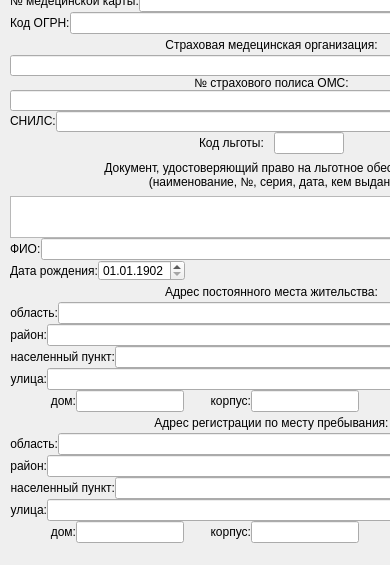
       <widget class="QWidget" name="pageProfile">
        <property name="sizePolicy">
         <sizepolicy hsizetype="Fixed" vsizetype="Fixed">
          <horstretch>0</horstretch>
          <verstretch>0</verstretch>
         </sizepolicy>
        </property>
        <property name="maximumSize">
         <size>
          <width>390</width>
          <height>16777215</height>
         </size>
        </property>
        <widget class="QWidget" name="layoutWidget_2">
         <property name="geometry">
          <rect>
           <x>10</x>
           <y>-10</y>
           <width>523</width>
           <height>556</height>
          </rect>
         </property>
         <layout class="QVBoxLayout" name="verticalLayoutProfile">
          <property name="spacing">
           <number>0</number>
          </property>
          <item>
           <layout class="QHBoxLayout" name="horizontalLayoutMedCardID">
            <item>
             <widget class="QLabel" name="label_15">
              <property name="sizePolicy">
               <sizepolicy hsizetype="Preferred" vsizetype="Fixed">
                <horstretch>0</horstretch>
                <verstretch>21</verstretch>
               </sizepolicy>
              </property>
              <property name="text">
               <string>№ медецинской карты:</string>
              </property>
             </widget>
            </item>
            <item>
             <widget class="QLineEdit" name="lineMedCardID">
              <property name="sizePolicy">
               <sizepolicy hsizetype="Expanding" vsizetype="Fixed">
                <horstretch>0</horstretch>
                <verstretch>21</verstretch>
               </sizepolicy>
              </property>
             </widget>
            </item>
           </layout>
          </item>
          <item>
           <layout class="QHBoxLayout" name="horizontalLayoutPSRN">
            <item>
             <widget class="QLabel" name="label_4">
              <property name="sizePolicy">
               <sizepolicy hsizetype="Preferred" vsizetype="Fixed">
                <horstretch>0</horstretch>
                <verstretch>21</verstretch>
               </sizepolicy>
              </property>
              <property name="text">
               <string>Код ОГРН:</string>
              </property>
             </widget>
            </item>
            <item>
             <widget class="QLineEdit" name="linePSRN">
              <property name="sizePolicy">
               <sizepolicy hsizetype="Expanding" vsizetype="Fixed">
                <horstretch>0</horstretch>
                <verstretch>21</verstretch>
               </sizepolicy>
              </property>
             </widget>
            </item>
           </layout>
          </item>
          <item>
           <layout class="QVBoxLayout" name="verticalLayoutMedIns">
            <property name="spacing">
             <number>0</number>
            </property>
            <item>
             <widget class="QLabel" name="label_14">
              <property name="sizePolicy">
               <sizepolicy hsizetype="Preferred" vsizetype="Fixed">
                <horstretch>0</horstretch>
                <verstretch>21</verstretch>
               </sizepolicy>
              </property>
              <property name="maximumSize">
               <size>
                <width>16777215</width>
                <height>21</height>
               </size>
              </property>
              <property name="text">
               <string>Страховая медецинская организация:</string>
              </property>
              <property name="alignment">
               <set>Qt::AlignCenter</set>
              </property>
             </widget>
            </item>
            <item>
             <widget class="QLineEdit" name="lineMedComID">
              <property name="sizePolicy">
               <sizepolicy hsizetype="Expanding" vsizetype="Fixed">
                <horstretch>0</horstretch>
                <verstretch>21</verstretch>
               </sizepolicy>
              </property>
              <property name="maximumSize">
               <size>
                <width>16777215</width>
                <height>21</height>
               </size>
              </property>
             </widget>
            </item>
            <item>
             <widget class="QLabel" name="label_16">
              <property name="sizePolicy">
               <sizepolicy hsizetype="Preferred" vsizetype="Fixed">
                <horstretch>0</horstretch>
                <verstretch>21</verstretch>
               </sizepolicy>
              </property>
              <property name="text">
               <string>№ страхового полиса ОМС:</string>
              </property>
              <property name="alignment">
               <set>Qt::AlignCenter</set>
              </property>
             </widget>
            </item>
            <item>
             <widget class="QLineEdit" name="lineMedValID">
              <property name="sizePolicy">
               <sizepolicy hsizetype="Expanding" vsizetype="Fixed">
                <horstretch>0</horstretch>
                <verstretch>21</verstretch>
               </sizepolicy>
              </property>
              <property name="maximumSize">
               <size>
                <width>16777215</width>
                <height>21</height>
               </size>
              </property>
             </widget>
            </item>
           </layout>
          </item>
          <item>
           <layout class="QHBoxLayout" name="horizontalLayoutSnils">
            <property name="spacing">
             <number>0</number>
            </property>
            <item>
             <widget class="QLabel" name="label_12">
              <property name="sizePolicy">
               <sizepolicy hsizetype="Preferred" vsizetype="Fixed">
                <horstretch>0</horstretch>
                <verstretch>21</verstretch>
               </sizepolicy>
              </property>
              <property name="text">
               <string>СНИЛС:</string>
              </property>
             </widget>
            </item>
            <item>
             <widget class="QLineEdit" name="lineSnilsID">
              <property name="sizePolicy">
               <sizepolicy hsizetype="Expanding" vsizetype="Fixed">
                <horstretch>0</horstretch>
                <verstretch>21</verstretch>
               </sizepolicy>
              </property>
              <property name="maximumSize">
               <size>
                <width>16777215</width>
                <height>21</height>
               </size>
              </property>
             </widget>
            </item>
           </layout>
          </item>
          <item>
           <layout class="QHBoxLayout" name="horizontalLayoutPSRN_2">
            <item>
             <widget class="QFrame" name="frame_3">
              <property name="sizePolicy">
               <sizepolicy hsizetype="Preferred" vsizetype="Fixed">
                <horstretch>0</horstretch>
                <verstretch>21</verstretch>
               </sizepolicy>
              </property>
              <property name="frameShape">
               <enum>QFrame::StyledPanel</enum>
              </property>
              <property name="frameShadow">
               <enum>QFrame::Raised</enum>
              </property>
             </widget>
            </item>
            <item>
             <widget class="QLabel" name="label_6">
              <property name="sizePolicy">
               <sizepolicy hsizetype="Expanding" vsizetype="Fixed">
                <horstretch>41</horstretch>
                <verstretch>21</verstretch>
               </sizepolicy>
              </property>
              <property name="maximumSize">
               <size>
                <width>75</width>
                <height>16777215</height>
               </size>
              </property>
              <property name="text">
               <string>Код льготы:</string>
              </property>
             </widget>
            </item>
            <item>
             <widget class="QLineEdit" name="lineSale">
              <property name="sizePolicy">
               <sizepolicy hsizetype="Minimum" vsizetype="Fixed">
                <horstretch>65</horstretch>
                <verstretch>21</verstretch>
               </sizepolicy>
              </property>
              <property name="maximumSize">
               <size>
                <width>70</width>
                <height>16777215</height>
               </size>
              </property>
             </widget>
            </item>
            <item>
             <widget class="QFrame" name="frame">
              <property name="sizePolicy">
               <sizepolicy hsizetype="Preferred" vsizetype="Fixed">
                <horstretch>0</horstretch>
                <verstretch>21</verstretch>
               </sizepolicy>
              </property>
              <property name="frameShape">
               <enum>QFrame::StyledPanel</enum>
              </property>
              <property name="frameShadow">
               <enum>QFrame::Raised</enum>
              </property>
             </widget>
            </item>
           </layout>
          </item>
          <item>
           <widget class="QLabel" name="label_13">
            <property name="maximumSize">
             <size>
              <width>16777215</width>
              <height>42</height>
             </size>
            </property>
            <property name="text">
             <string>Документ, удостоверяющий право на льготное обеспечение
(наименование, №, серия, дата, кем выдан)</string>
            </property>
            <property name="alignment">
             <set>Qt::AlignCenter</set>
            </property>
           </widget>
          </item>
          <item>
           <widget class="QTextEdit" name="textSale">
            <property name="sizePolicy">
             <sizepolicy hsizetype="Expanding" vsizetype="Fixed">
              <horstretch>0</horstretch>
              <verstretch>42</verstretch>
             </sizepolicy>
            </property>
            <property name="maximumSize">
             <size>
              <width>16777215</width>
              <height>42</height>
             </size>
            </property>
           </widget>
          </item>
          <item>
           <layout class="QHBoxLayout" name="horizontalLayoutName">
            <item>
             <widget class="QLabel" name="label">
              <property name="sizePolicy">
               <sizepolicy hsizetype="Preferred" vsizetype="Fixed">
                <horstretch>0</horstretch>
                <verstretch>21</verstretch>
               </sizepolicy>
              </property>
              <property name="text">
               <string>ФИО:</string>
              </property>
             </widget>
            </item>
            <item>
             <widget class="QLineEdit" name="lineName">
              <property name="sizePolicy">
               <sizepolicy hsizetype="Expanding" vsizetype="Fixed">
                <horstretch>0</horstretch>
                <verstretch>21</verstretch>
               </sizepolicy>
              </property>
             </widget>
            </item>
           </layout>
          </item>
          <item>
           <layout class="QHBoxLayout" name="horizontalLayoutBth">
            <item>
             <widget class="QLabel" name="label_3">
              <property name="sizePolicy">
               <sizepolicy hsizetype="Preferred" vsizetype="Fixed">
                <horstretch>0</horstretch>
                <verstretch>21</verstretch>
               </sizepolicy>
              </property>
              <property name="maximumSize">
               <size>
                <width>16777215</width>
                <height>21</height>
               </size>
              </property>
              <property name="text">
               <string>Дата рождения:</string>
              </property>
             </widget>
            </item>
            <item>
             <widget class="QDateEdit" name="dateBth">
              <property name="sizePolicy">
               <sizepolicy hsizetype="Minimum" vsizetype="Fixed">
                <horstretch>0</horstretch>
                <verstretch>21</verstretch>
               </sizepolicy>
              </property>
              <property name="maximumSize">
               <size>
                <width>16777215</width>
                <height>21</height>
               </size>
              </property>
              <property name="dateTime">
               <datetime>
                <hour>0</hour>
                <minute>0</minute>
                <second>0</second>
                <year>1902</year>
                <month>1</month>
                <day>1</day>
               </datetime>
              </property>
              <property name="minimumDate">
               <date>
                <year>1800</year>
                <month>9</month>
                <day>1</day>
               </date>
              </property>
              <property name="displayFormat">
               <string>dd.MM.yyyy</string>
              </property>
             </widget>
            </item>
            <item>
             <spacer name="horizontalSpacer">
              <property name="orientation">
               <enum>Qt::Horizontal</enum>
              </property>
              <property name="sizeHint" stdset="0">
               <size>
                <width>40</width>
                <height>20</height>
               </size>
              </property>
             </spacer>
            </item>
            <item>
             <widget class="QLabel" name="label_2">
              <property name="sizePolicy">
               <sizepolicy hsizetype="Preferred" vsizetype="Fixed">
                <horstretch>21</horstretch>
                <verstretch>21</verstretch>
               </sizepolicy>
              </property>
              <property name="maximumSize">
               <size>
                <width>30</width>
                <height>21</height>
               </size>
              </property>
              <property name="text">
               <string>Пол:</string>
              </property>
             </widget>
            </item>
            <item>
             <widget class="QRadioButton" name="radioM">
              <property name="sizePolicy">
               <sizepolicy hsizetype="Minimum" vsizetype="Fixed">
                <horstretch>0</horstretch>
                <verstretch>21</verstretch>
               </sizepolicy>
              </property>
              <property name="maximumSize">
               <size>
                <width>16777215</width>
                <height>21</height>
               </size>
              </property>
              <property name="text">
               <string>Муж</string>
              </property>
              <property name="checked">
               <bool>true</bool>
              </property>
             </widget>
            </item>
            <item>
             <widget class="QRadioButton" name="radioW">
              <property name="sizePolicy">
               <sizepolicy hsizetype="Minimum" vsizetype="Fixed">
                <horstretch>0</horstretch>
                <verstretch>21</verstretch>
               </sizepolicy>
              </property>
              <property name="maximumSize">
               <size>
                <width>16777215</width>
                <height>21</height>
               </size>
              </property>
              <property name="text">
               <string>Жен</string>
              </property>
             </widget>
            </item>
           </layout>
          </item>
          <item>
           <widget class="QLabel" name="label_10">
            <property name="maximumSize">
             <size>
              <width>16777215</width>
              <height>21</height>
             </size>
            </property>
            <property name="text">
             <string>Адрес постоянного места жительства:</string>
            </property>
            <property name="alignment">
             <set>Qt::AlignCenter</set>
            </property>
           </widget>
          </item>
          <item>
           <layout class="QHBoxLayout" name="horizontalLayout_2">
            <item>
             <widget class="QLabel" name="label_17">
              <property name="maximumSize">
               <size>
                <width>16777215</width>
                <height>21</height>
               </size>
              </property>
              <property name="text">
               <string>область:</string>
              </property>
              <property name="alignment">
               <set>Qt::AlignRight|Qt::AlignTrailing|Qt::AlignVCenter</set>
              </property>
             </widget>
            </item>
            <item>
             <widget class="QLineEdit" name="lineRegR">
              <property name="sizePolicy">
               <sizepolicy hsizetype="Expanding" vsizetype="Fixed">
                <horstretch>0</horstretch>
                <verstretch>21</verstretch>
               </sizepolicy>
              </property>
             </widget>
            </item>
           </layout>
          </item>
          <item>
           <layout class="QHBoxLayout" name="horizontalLayout_3">
            <item>
             <widget class="QLabel" name="label_19">
              <property name="maximumSize">
               <size>
                <width>16777215</width>
                <height>21</height>
               </size>
              </property>
              <property name="text">
               <string>район:</string>
              </property>
              <property name="alignment">
               <set>Qt::AlignRight|Qt::AlignTrailing|Qt::AlignVCenter</set>
              </property>
             </widget>
            </item>
            <item>
             <widget class="QLineEdit" name="lineDistrR">
              <property name="sizePolicy">
               <sizepolicy hsizetype="Expanding" vsizetype="Fixed">
                <horstretch>0</horstretch>
                <verstretch>21</verstretch>
               </sizepolicy>
              </property>
             </widget>
            </item>
           </layout>
          </item>
          <item>
           <layout class="QHBoxLayout" name="horizontalLayout_4">
            <item>
             <widget class="QLabel" name="label_20">
              <property name="maximumSize">
               <size>
                <width>16777215</width>
                <height>21</height>
               </size>
              </property>
              <property name="text">
               <string>населенный пункт:</string>
              </property>
              <property name="alignment">
               <set>Qt::AlignRight|Qt::AlignTrailing|Qt::AlignVCenter</set>
              </property>
             </widget>
            </item>
            <item>
             <widget class="QLineEdit" name="lineLocR">
              <property name="sizePolicy">
               <sizepolicy hsizetype="Expanding" vsizetype="Fixed">
                <horstretch>0</horstretch>
                <verstretch>21</verstretch>
               </sizepolicy>
              </property>
             </widget>
            </item>
           </layout>
          </item>
          <item>
           <layout class="QHBoxLayout" name="horizontalLayout_5">
            <item>
             <widget class="QLabel" name="label_21">
              <property name="maximumSize">
               <size>
                <width>16777215</width>
                <height>21</height>
               </size>
              </property>
              <property name="text">
               <string>улица:</string>
              </property>
              <property name="alignment">
               <set>Qt::AlignRight|Qt::AlignTrailing|Qt::AlignVCenter</set>
              </property>
             </widget>
            </item>
            <item>
             <widget class="QLineEdit" name="lineStrR">
              <property name="sizePolicy">
               <sizepolicy hsizetype="Expanding" vsizetype="Fixed">
                <horstretch>0</horstretch>
                <verstretch>21</verstretch>
               </sizepolicy>
              </property>
             </widget>
            </item>
           </layout>
          </item>
          <item>
           <layout class="QHBoxLayout" name="horizontalLayout_6">
            <item>
             <widget class="QLabel" name="label_22">
              <property name="maximumSize">
               <size>
                <width>16777215</width>
                <height>21</height>
               </size>
              </property>
              <property name="text">
               <string>дом:</string>
              </property>
              <property name="alignment">
               <set>Qt::AlignRight|Qt::AlignTrailing|Qt::AlignVCenter</set>
              </property>
             </widget>
            </item>
            <item>
             <widget class="QLineEdit" name="lineHomR">
              <property name="sizePolicy">
               <sizepolicy hsizetype="Fixed" vsizetype="Fixed">
                <horstretch>25</horstretch>
                <verstretch>21</verstretch>
               </sizepolicy>
              </property>
             </widget>
            </item>
            <item>
             <widget class="QLabel" name="label_23">
              <property name="maximumSize">
               <size>
                <width>16777215</width>
                <height>21</height>
               </size>
              </property>
              <property name="text">
               <string>корпус:</string>
              </property>
              <property name="alignment">
               <set>Qt::AlignRight|Qt::AlignTrailing|Qt::AlignVCenter</set>
              </property>
             </widget>
            </item>
            <item>
             <widget class="QLineEdit" name="lineBuilR">
              <property name="sizePolicy">
               <sizepolicy hsizetype="Fixed" vsizetype="Fixed">
                <horstretch>25</horstretch>
                <verstretch>21</verstretch>
               </sizepolicy>
              </property>
             </widget>
            </item>
            <item>
             <widget class="QLabel" name="label_24">
              <property name="maximumSize">
               <size>
                <width>16777215</width>
                <height>21</height>
               </size>
              </property>
              <property name="text">
               <string>кв.:</string>
              </property>
              <property name="alignment">
               <set>Qt::AlignRight|Qt::AlignTrailing|Qt::AlignVCenter</set>
              </property>
             </widget>
            </item>
            <item>
             <widget class="QLineEdit" name="lineApR">
              <property name="sizePolicy">
               <sizepolicy hsizetype="Fixed" vsizetype="Fixed">
                <horstretch>40</horstretch>
                <verstretch>21</verstretch>
               </sizepolicy>
              </property>
             </widget>
            </item>
           </layout>
          </item>
          <item>
           <widget class="QLabel" name="label_11">
            <property name="maximumSize">
             <size>
              <width>16777215</width>
              <height>21</height>
             </size>
            </property>
            <property name="text">
             <string>Адрес регистрации по месту пребывания:</string>
            </property>
            <property name="alignment">
             <set>Qt::AlignCenter</set>
            </property>
           </widget>
          </item>
          <item>
           <layout class="QHBoxLayout" name="horizontalLayout_8">
            <item>
             <widget class="QLabel" name="label_26">
              <property name="maximumSize">
               <size>
                <width>16777215</width>
                <height>21</height>
               </size>
              </property>
              <property name="text">
               <string>область:</string>
              </property>
              <property name="alignment">
               <set>Qt::AlignRight|Qt::AlignTrailing|Qt::AlignVCenter</set>
              </property>
             </widget>
            </item>
            <item>
             <widget class="QLineEdit" name="lineRegC">
              <property name="sizePolicy">
               <sizepolicy hsizetype="Expanding" vsizetype="Fixed">
                <horstretch>0</horstretch>
                <verstretch>21</verstretch>
               </sizepolicy>
              </property>
             </widget>
            </item>
           </layout>
          </item>
          <item>
           <layout class="QHBoxLayout" name="horizontalLayout_7">
            <item>
             <widget class="QLabel" name="label_25">
              <property name="maximumSize">
               <size>
                <width>16777215</width>
                <height>21</height>
               </size>
              </property>
              <property name="text">
               <string>район:</string>
              </property>
              <property name="alignment">
               <set>Qt::AlignRight|Qt::AlignTrailing|Qt::AlignVCenter</set>
              </property>
             </widget>
            </item>
            <item>
             <widget class="QLineEdit" name="lineDistrC">
              <property name="sizePolicy">
               <sizepolicy hsizetype="Expanding" vsizetype="Fixed">
                <horstretch>0</horstretch>
                <verstretch>21</verstretch>
               </sizepolicy>
              </property>
             </widget>
            </item>
           </layout>
          </item>
          <item>
           <layout class="QHBoxLayout" name="horizontalLayout_9">
            <item>
             <widget class="QLabel" name="label_27">
              <property name="maximumSize">
               <size>
                <width>16777215</width>
                <height>21</height>
               </size>
              </property>
              <property name="text">
               <string>населенный пункт:</string>
              </property>
              <property name="alignment">
               <set>Qt::AlignRight|Qt::AlignTrailing|Qt::AlignVCenter</set>
              </property>
             </widget>
            </item>
            <item>
             <widget class="QLineEdit" name="lineLocC">
              <property name="sizePolicy">
               <sizepolicy hsizetype="Expanding" vsizetype="Fixed">
                <horstretch>0</horstretch>
                <verstretch>21</verstretch>
               </sizepolicy>
              </property>
             </widget>
            </item>
           </layout>
          </item>
          <item>
           <layout class="QHBoxLayout" name="horizontalLayout_11">
            <item>
             <widget class="QLabel" name="label_31">
              <property name="maximumSize">
               <size>
                <width>16777215</width>
                <height>21</height>
               </size>
              </property>
              <property name="text">
               <string>улица:</string>
              </property>
              <property name="alignment">
               <set>Qt::AlignRight|Qt::AlignTrailing|Qt::AlignVCenter</set>
              </property>
             </widget>
            </item>
            <item>
             <widget class="QLineEdit" name="lineStrC">
              <property name="sizePolicy">
               <sizepolicy hsizetype="Expanding" vsizetype="Fixed">
                <horstretch>0</horstretch>
                <verstretch>21</verstretch>
               </sizepolicy>
              </property>
             </widget>
            </item>
           </layout>
          </item>
          <item>
           <layout class="QHBoxLayout" name="horizontalLayout_10">
            <item>
             <widget class="QLabel" name="label_28">
              <property name="maximumSize">
               <size>
                <width>16777215</width>
                <height>21</height>
               </size>
              </property>
              <property name="text">
               <string>дом:</string>
              </property>
              <property name="alignment">
               <set>Qt::AlignRight|Qt::AlignTrailing|Qt::AlignVCenter</set>
              </property>
             </widget>
            </item>
            <item>
             <widget class="QLineEdit" name="lineHomC">
              <property name="sizePolicy">
               <sizepolicy hsizetype="Fixed" vsizetype="Fixed">
                <horstretch>25</horstretch>
                <verstretch>21</verstretch>
               </sizepolicy>
              </property>
             </widget>
            </item>
            <item>
             <widget class="QLabel" name="label_29">
              <property name="maximumSize">
               <size>
                <width>16777215</width>
                <height>21</height>
               </size>
              </property>
              <property name="text">
               <string>корпус:</string>
              </property>
              <property name="alignment">
               <set>Qt::AlignRight|Qt::AlignTrailing|Qt::AlignVCenter</set>
              </property>
             </widget>
            </item>
            <item>
             <widget class="QLineEdit" name="lineBuilC">
              <property name="sizePolicy">
               <sizepolicy hsizetype="Fixed" vsizetype="Fixed">
                <horstretch>25</horstretch>
                <verstretch>21</verstretch>
               </sizepolicy>
              </property>
             </widget>
            </item>
            <item>
             <widget class="QLabel" name="label_30">
              <property name="maximumSize">
               <size>
                <width>16777215</width>
                <height>21</height>
               </size>
              </property>
              <property name="text">
               <string>кв.:</string>
              </property>
              <property name="alignment">
               <set>Qt::AlignRight|Qt::AlignTrailing|Qt::AlignVCenter</set>
              </property>
             </widget>
            </item>
            <item>
             <widget class="QLineEdit" name="lineApC">
              <property name="sizePolicy">
               <sizepolicy hsizetype="Fixed" vsizetype="Fixed">
                <horstretch>40</horstretch>
                <verstretch>21</verstretch>
               </sizepolicy>
              </property>
             </widget>
            </item>
           </layout>
          </item>
         </layout>
        </widget>
       </widget>
